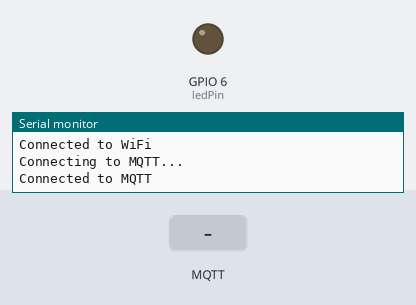
A sketch run on a simulated ESP32-S3. On the bench: output pins drawn as LEDs (lit = HIGH), the last lines printed to the serial monitor. Dashed ring = blinking. Inputs (shaded band) come from the test bench. WiFi joins after 1.5 s; servers stay silent unless stated; no MQTT or app messages arrive unless stated.

Above: at 3.2 s.
3.3 s: MQTT message "1" arrives on the first subscribed topic
At 3.7 s:
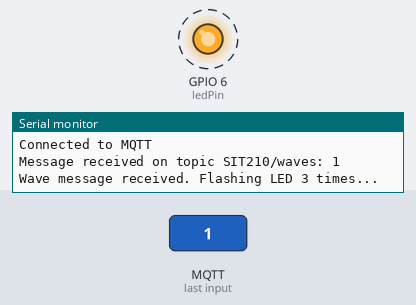
6.3 s: MQTT message "0" arrives on the first subscribed topic
At 6.7 s:
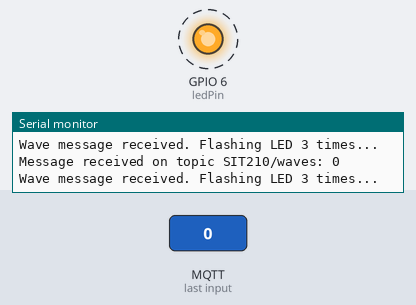
9.3 s: MQTT message "2" arrives on the first subscribed topic
At 12.5 s:
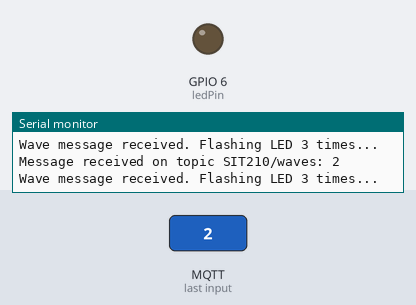
Timing chart, 0 to 14.0 s (numbered marks = the images above; inputs shaded):
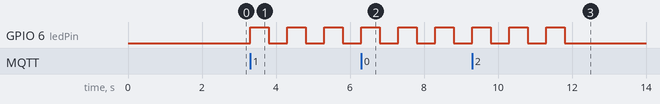

Measured:
- after the input at 3.3 s, GPIO 6 (ledPin): alternates HIGH for 0.50 s and LOW for 0.50 s, starting at once
- after the input at 6.3 s, GPIO 6 (ledPin): alternates HIGH for 0.50 s and LOW for 0.50 s, starting at once
- after the input at 9.3 s, GPIO 6 (ledPin): alternates HIGH for 0.50 s and LOW for 0.50 s, 6 changes in all, then stays LOW, starting at once

The sketch:

subscribercodemqtt.ino
```cpp
// SUBSCRIBER
#include <WiFi.h>
#include <PubSubClient.h>

// WiFi credentials
const char* ssid = "oplus_co_apdmkd";
const char* password = "tohm3279";

// MQTT broker details
const char* mqttServer = "broker.emqx.io";
const int mqttPort = 1883;
const char* mqttTopicWave = "SIT210/waves";


// LED pin
const int ledPin = 6;

// Client declarations
WiFiClient espClient;
PubSubClient client(espClient);

// Function declarations
void connectToWiFi();
void connectToMQTT();
void messageReceived(char* topic, byte* payload, unsigned int length);
void flashLED(int times);

void setup() {
  Serial.begin(115200);         // Initialize serial monitor
  pinMode(ledPin, OUTPUT);       // Initialize LED pin

  connectToWiFi();               // Connect to WiFi

  client.setServer(mqttServer, mqttPort); // Set MQTT server and port
  client.setCallback(messageReceived);    // Set callback function

  connectToMQTT();               // Connect to MQTT
}

void loop() {
  if (!client.connected()) {     // Reconnect if MQTT is disconnected
    connectToMQTT();
  }
  client.loop();                 // Process incoming messages
}

// Connect to WiFi
void connectToWiFi() {
  Serial.println("Connecting to WiFi...");
  WiFi.begin(ssid, password);
  while (WiFi.status() != WL_CONNECTED) {
    delay(1000);
    Serial.println("Connecting...");
  }
  Serial.println("Connected to WiFi");
}

// Connect to MQTT broker and subscribe to topics
void connectToMQTT() {
  while (!client.connected()) {
    Serial.println("Connecting to MQTT...");
    if (client.connect("ReceiverClient")) {
      Serial.println("Connected to MQTT");
      client.subscribe(mqttTopicWave);

    } else {
      delay(5000);
    }
  }
}

// Handle incoming MQTT messages
void messageReceived(char* topic, byte* payload, unsigned int length) {
  Serial.print("Message received on topic ");
  Serial.print(topic);
  Serial.print(": ");

  for (unsigned int i = 0; i < length; i++) {
    Serial.print((char)payload[i]);
  }
  Serial.println();

  if (strcmp(topic, mqttTopicWave) == 0) {
    Serial.println("Wave message received. Flashing LED 3 times...");
    flashLED(3);
  } else if (strcmp(topic, mqttTopicWave) == 0) {
    Serial.println("Pat message received. Flashing LED 5 times...");
    flashLED(5);
  }
}

// Flash LED for specified times
void flashLED(int times) {
  for (int i = 0; i < times; i++) {
    digitalWrite(ledPin, HIGH);
    delay(500);
    digitalWrite(ledPin, LOW);
    delay(500);
  }
}
```
